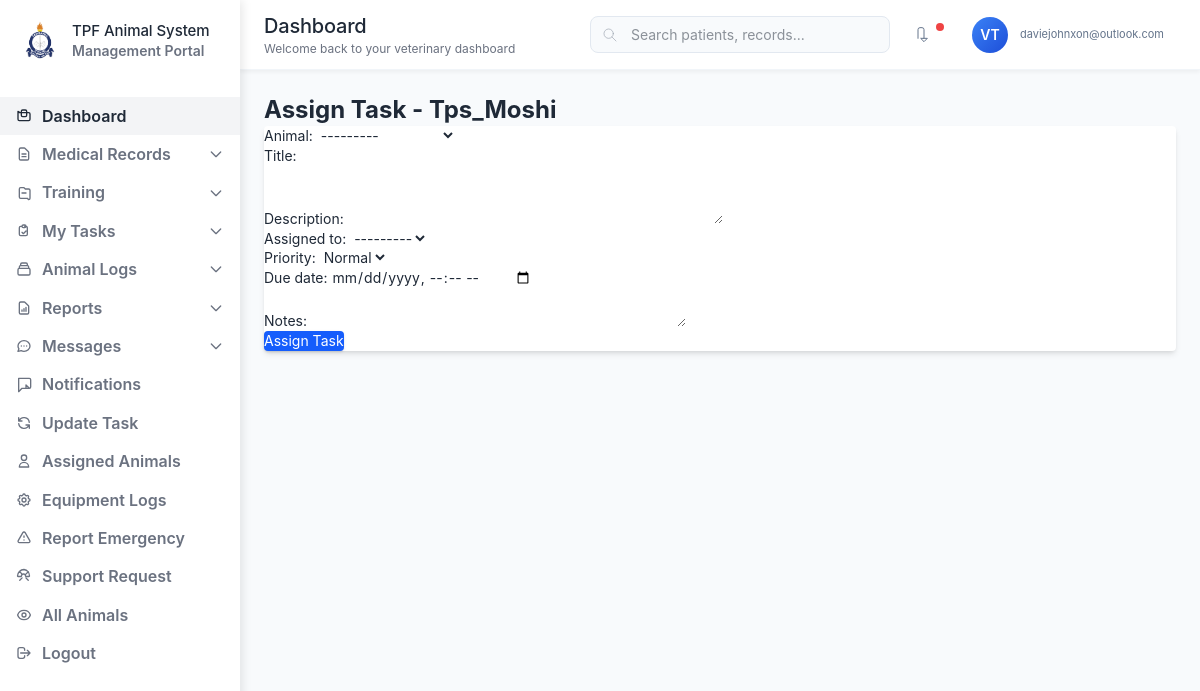
/dashboard/vet/Tps_Moshi/assign-task/ (signed in), run on the app's committed database.
### accounts/models.py (models this page shows)
class CustomUser(AbstractUser):
    email = models.EmailField(unique=True)
    role = models.CharField(max_length=30, choices=ROLES)
    branch = models.ForeignKey('core.Branch', on_delete=models.SET_NULL, null=True, blank=True)
    def __str__(self):
        return self.username

### core/models.py (models this page shows, shortened)
class Branch(models.Model):
    name = models.CharField(max_length=100, unique=True)
    location = models.CharField(max_length=255, blank=True, null=True)
    is_active = models.BooleanField(default=True)

### veterinarian_dashboard/views.py (the view)
# urls.py: path('<str:branch>/assign-task/', assign_task, name='assign_task'),
@login_required
def assign_task(request, branch):
    if not is_authorized_branch(request.user, branch, role='veterinarian'):
        return render(request, 'errors/unauthorized.html', status=403)
    if request.method == 'POST':
        form = VetTaskForm(request.POST, user=request.user)  # Pass only user
        if form.is_valid():
            task = form.save(commit=False)
            task.assigned_by = request.user
            task.branch = request.user.branch  # Set branch automatically
            task.save()
            return redirect('vet_task_list', branch=branch)
    else:
        form = VetTaskForm(user=request.user)  # Pass only user
    return render(request, 'veterinarian_dashboard/assign_task.html', {'form': form, 'branch': branch})

### veterinarian_dashboard/forms.py
class VetTaskForm(forms.ModelForm):
    class Meta:
        model = VetTask
        fields = ['animal', 'title', 'description', 'assigned_to', 'priority', 'due_date', 'notes']
        widgets = {
            'description': forms.Textarea(attrs={'rows': 3}),
            'notes': forms.Textarea(attrs={'rows': 2}),
            'due_date': forms.DateTimeInput(attrs={'type': 'datetime-local'}),
        }
    def __init__(self, *args, **kwargs):
        user = kwargs.pop('user', None)
        super().__init__(*args, **kwargs)
        if user and user.branch:
            self.fields['animal'].queryset = Animal.objects.filter(branch=user.branch)
            self.fields['assigned_to'].queryset = CustomUser.objects.filter(
                branch=user.branch,
                role__in=['user', 'staff', 'veterinarian']
            )

### core/models.py (called while the page is built)
    def __str__(self):
        return f"{self.name} ({self.force_number})"

### veterinarian_dashboard/views.py (called while the page is built)
def is_authorized_branch(user, branch_name, role=None):
    branch_check = user.branch and user.branch.name.lower() == branch_name.lower()
    if role:
        return branch_check and user.role.lower() == role.lower()
    return branch_check

### templates/veterinarian_dashboard/assign_task.html (shortened to what this page needs)
{% extends "veterinarian_dashboard/base_dashboard.html" %}
{% block content %}
<h2 class="text-2xl font-bold mb-4">Assign Task - {{ branch|title }}</h2>
<form method="POST" class="bg-white p-6 shadow-md rounded space-y-4">
    {{ form.as_p }}
    <button type="submit" class="bg-blue-600 text-white px-4 py-2 rounded shadow">Assign Task</button>
</form>
{% endblock %}

### templates/veterinarian_dashboard/base_dashboard.html (shortened to what this page needs)
{% load static %}
<!DOCTYPE html>
<html lang="en">
<head>
  <link href="{% static 'css/dist/styles.css' %}" rel="stylesheet" />
</head>
<body>
<aside id="sidebar" class="sidebar">
  <div class="sidebar-logo flex items-center space-x-3">
    <img src="{% static 'images/tanzania-police-logo.png' %}" alt="Logo" class="w-10 h-10 object-contain" />
    <div>
      <div class="logo-text">TPF Animal System</div>
      <div class="logo-subtitle">Management Portal</div>
    </div>
  </div>
  <nav class="sidebar-nav">
    <a href="{% url 'vet_dashboard' branch=branch %}" class="nav-item {% block dashboard_active %}active{% endblock %}">
      Dashboard
    </a>
    <div class="nav-dropdown">
      <button class="nav-item" onclick="toggleDropdown(this)" aria-expanded="false">
        <svg class="nav-item-icon" fill="none" stroke="currentColor" viewBox="0 0 24 24" aria-hidden="true">
          <path stroke-linecap="round" stroke-linejoin="round" stroke-width="2" d="M9 12h6m-6 4h6m2 5H7a2 2 0 01-2-2V5a2 2 0 012-2h5.586a1 1 0 01.707.293l5.414 5.414a1 1 0 01.293.707V19a2 2 0 01-2 2z"/>
        </svg>
        Medical Records
        <svg class="dropdown-arrow" fill="none" stroke="currentColor" viewBox="0 0 24 24" aria-hidden="true">
          <path stroke-linecap="round" stroke-linejoin="round" stroke-width="2" d="M19 9l-7 7-7-7"/>
        </svg>
      </button>
    </div>
<div class="nav-dropdown">
  <button class="nav-item" onclick="toggleDropdown(this)" aria-expanded="false">
    <svg class="nav-item-icon" fill="none" stroke="currentColor" viewBox="0 0 24 24" aria-hidden="true">
      <path stroke-linecap="round" stroke-linejoin="round" stroke-width="2"
            d="M9 12h6m2 8H7a2 2 0 01-2-2V6a2 2 0 012-2h5l2 2h5a2 2 0 012 2v12a2 2 0 01-2 2z"/>
    </svg>
    Training
    <svg class="dropdown-arrow" fill="none" stroke="currentColor" viewBox="0 0 24 24" aria-hidden="true">
      <path stroke-linecap="round" stroke-linejoin="round" stroke-width="2" d="M19 9l-7 7-7-7"/>
    </svg>
  </button>
</div>
    <div class="nav-dropdown">
      <button class="nav-item" onclick="toggleDropdown(this)" aria-expanded="false">
        My Tasks
        <svg class="dropdown-arrow" fill="none" stroke="currentColor" viewBox="0 0 24 24" aria-hidden="true">
          <path stroke-linecap="round" stroke-linejoin="round" stroke-width="2" d="M19 9l-7 7-7-7"/>
        </svg>
      </button>
    </div>
    <div class="nav-dropdown">
      <button class="nav-item" onclick="toggleDropdown(this)" aria-expanded="false">
        Animal Logs
        <svg class="dropdown-arrow" fill="none" stroke="currentColor" viewBox="0 0 24 24" aria-hidden="true">
          <path stroke-linecap="round" stroke-linejoin="round" stroke-width="2" d="M19 9l-7 7-7-7"/>
        </svg>
      </button>
    </div>
    <div class="nav-dropdown">
      <button class="nav-item" onclick="toggleDropdown(this)" aria-expanded="false">
        <svg class="nav-item-icon" fill="none" stroke="currentColor" viewBox="0 0 24 24" aria-hidden="true">
          <path stroke-linecap="round" stroke-linejoin="round" stroke-width="2" d="M9 17v-2m3 2v-4m3 4v-6m2 10H7a2 2 0 01-2-2V5a2 2 0 012-2h5.586a1 1 0 01.707.293l5.414 5.414a1 1 0 01.293.707V19a2 2 0 01-2 2z"/>
        </svg>
        Reports
        <svg class="dropdown-arrow" fill="none" stroke="currentColor" viewBox="0 0 24 24" aria-hidden="true">
          <path stroke-linecap="round" stroke-linejoin="round" stroke-width="2" d="M19 9l-7 7-7-7"/>
        </svg>
      </button>
    </div>
    <div class="nav-dropdown">
      <button class="nav-item" onclick="toggleDropdown(this)" aria-expanded="false">
        Messages
        <svg class="dropdown-arrow" fill="none" stroke="currentColor" viewBox="0 0 24 24" aria-hidden="true">
          <path stroke-linecap="round" stroke-linejoin="round" stroke-width="2" d="M19 9l-7 7-7-7"/>
        </svg>
      </button>
    </div>
    <a href="{% url 'notifications' branch=branch %}" class="nav-item">
      <svg class="nav-item-icon" fill="none" stroke="currentColor" viewBox="0 0 24 24" aria-hidden="true">
        <path stroke-linecap="round" stroke-linejoin="round" stroke-width="2" d="M15 17h5l-5-5v5zM4 2v20l5-5h11a2 2 0 002-2V4a2 2 0 00-2-2H4z"/>
      </svg>
      Notifications
    </a>
    <a href="{% url 'update_task' branch=branch %}" class="nav-item">
      <svg class="nav-item-icon" fill="none" stroke="currentColor" viewBox="0 0 24 24" aria-hidden="true">
        <path stroke-linecap="round" stroke-linejoin="round" stroke-width="2" d="M4 4v5h.582m15.356 2A8.001 8.001 0 004.582 9m0 0H9m11 11v-5h-.581m0 0a8.003 8.003 0 01-15.357-2m15.357 2H15"/>
      </svg>
      Update Task
    </a>
    <a href="{% url 'animal_list' branch=branch %}" class="nav-item">
      <svg class="nav-item-icon" fill="none" stroke="currentColor" viewBox="0 0 24 24" aria-hidden="true">
        <path stroke-linecap="round" stroke-linejoin="round" stroke-width="2" d="M16 7a4 4 0 11-8 0 4 4 0 018 0zM12 14a7 7 0 00-7 7h14a7 7 0 00-7-7z"/>
      </svg>
      Assigned Animals
    </a>
    <a href="{% url 'equipment_logs' branch=branch %}" class="nav-item">
      Equipment Logs
    </a>
    <a href="{% url 'report_emergency' branch=branch %}" class="nav-item">
      <svg class="nav-item-icon" fill="none" stroke="currentColor" viewBox="0 0 24 24" aria-hidden="true">
        <path stroke-linecap="round" stroke-linejoin="round" stroke-width="2" d="M12 9v2m0 4h.01m-6.938 4h13.856c1.54 0 2.502-1.667 1.732-3L13.732 4c-.77-1.333-2.694-1.333-3.464 0L3.34 16c-.77 1.333.192 3 1.732 3z"/>
      </svg>
      Report Emergency
    </a>
    <a href="{% url 'support_request' branch=branch %}" class="nav-item">
      Support Request
    </a>
    <a href="{% url 'animal_list' branch=branch %}" class="nav-item">
      All Animals
    </a>
    <a href="{% url 'logout' %}" class="nav-item nav-item-logout">
      <svg class="nav-item-icon" fill="none" stroke="currentColor" viewBox="0 0 24 24" aria-hidden="true">
        <path stroke-linecap="round" stroke-linejoin="round" stroke-width="2" d="M17 16l4-4m0 0l-4-4m4 4H7m6 4v1a3 3 0 01-3 3H6a3 3 0 01-3-3V7a3 3 0 013-3h4a3 3 0 013 3v1"/>
      </svg>
      Logout
    </a>
  </nav>
</aside>
  <main class="main-content">
    <header class="top-header">
      <div class="header-left">
        <div>
          <h1 class="page-title">{% block page_header %}Dashboard{% endblock %}</h1>
          <p class="page-subtitle">{% block page_subtitle %}Welcome back to your veterinary dashboard{% endblock %}</p>
        </div>
      </div>
      <div class="header-right">
        <div class="search-box">
          <svg class="search-icon" fill="none" stroke="currentColor" viewBox="0 0 24 24" aria-hidden="true">
            <path stroke-linecap="round" stroke-linejoin="round" d="M21 21l-6-6m2-5a7 7 0 11-14 0 7 7 0 0114 0z"/>
          </svg>
          <input type="text" class="search-input" placeholder="Search patients, records..." />
        </div>
        <div class="header-actions">
          <button class="header-btn" aria-label="Notifications">
            <svg class="nav-item-icon" fill="none" stroke="currentColor" viewBox="0 0 24 24" aria-hidden="true">
              <path stroke-linecap="round" stroke-linejoin="round" d="M15 17h5l-5 5-5-5h5v-13a3 3 0 00-3-3H9a3 3 0 00-3 3v13"/>
            </svg>
            <span class="notification-badge"></span>
          </button>
          <div class="user-profile" aria-label="User profile">
            <div class="user-avatar">
              {{ request.user.first_name.0|default:'V' }}{{ request.user.last_name.0|default:'T' }}
            </div>
            <div class="user-info">
              <div class="user-email">{{ request.user.email }}</div>
            </div>
          </div>
        </div>
      </div>
    </header>
    <section class="content-area">
      {% block content %}{% endblock %}
    </section>
  </main>
</body>
</html>

### templates/veterinarian_dashboard/base_dashboard.html (style rules this page uses)
* { margin: 0; padding: 0; box-sizing: border-box; }
body { font-family: -apple-system, BlinkMacSystemFont, 'Inter', 'Segoe UI', Roboto, sans-serif; background: #f8fafc; color: #1f2937; font-size: 14px; line-height: 1.4; -webkit-font-smoothing: antialiased; -moz-osx-font-smoothing: grayscale; }
.sidebar { width: 240px; background: #fff; height: 100vh; position: fixed; left: 0; top: 0; z-index: 1000; overflow-y: auto; transition: transform .3s ease; box-shadow: 2px 0 10px rgba(0, 0, 0, 0.1); }
.sidebar-logo { padding: 20px; display: flex; align-items: center; gap: 12px; }
.logo-text { font-size: 15px; font-weight: 500; color: #1f2937; letter-spacing: -0.005em; }
.logo-subtitle { font-size: 14px; color: #6b7280; font-weight: 600; letter-spacing: 0; }
.sidebar-nav { padding: 16px 0; }
.nav-item { display: flex; align-items: center; padding: 8px 16px; color: #6b7280; text-decoration: none; transition: all .2s ease; width: 100%; background: none; border: none; cursor: pointer; font-size: 16px; font-weight: 600; letter-spacing: 0; }
.nav-item.active { background: #f3f4f6; color: #1f2937; border-right: none; }
.nav-item-icon { width: 16px; height: 16px; margin-right: 10px; stroke-width: 1.5; }
.nav-dropdown { position: relative; }
.dropdown-arrow { width: 16px; height: 16px; margin-left: auto; transition: transform .2s ease; }
.main-content { margin-left: 240px; min-height: 100vh; background: #f8fafc; }
.top-header { background: #fff; border-bottom: 1px solid #f1f5f9; padding: 0 24px; height: 70px; display: flex; align-items: center; justify-content: space-between; position: sticky; top: 0; z-index: 100; box-shadow: 0 2px 4px rgba(0, 0, 0, 0.05); }
.header-left { display: flex; align-items: center; gap: 16px; }
.page-title { font-size: 20px; font-weight: 500; color: #1f2937; letter-spacing: -0.01em; }
.page-subtitle { font-size: 12px; color: #6b7280; margin-top: 1px; font-weight: 400; letter-spacing: 0; }
.header-right { display: flex; align-items: center; gap: 16px; }
.search-box { position: relative; display: flex; align-items: center; }
.search-input { width: 300px; padding: 8px 12px 8px 40px; border: 1px solid #e2e8f0; border-radius: 8px; font-size: 14px; background: #f8fafc; transition: all .2s ease; }
.search-icon { position: absolute; left: 12px; width: 16px; height: 16px; color: #9ca3af; }
.header-actions { display: flex; align-items: center; gap: 12px; }
.header-btn { background: none; border: none; padding: 8px; border-radius: 8px; cursor: pointer; color: #64748b; position: relative; transition: all .2s; }
.notification-badge { position: absolute; top: 4px; right: 4px; width: 8px; height: 8px; background: #ef4444; border-radius: 50%; }
.user-profile { display: flex; align-items: center; gap: 12px; padding: 8px 12px; border-radius: 8px; cursor: pointer; transition: all .2s ease; }
.user-avatar { width: 36px; height: 36px; border-radius: 50%; background: linear-gradient(135deg, #3b82f6, #1d4ed8); display: flex; align-items: center; justify-content: center; color: #fff; font-weight: 600; font-size: 14px; }
.user-info { display: flex; flex-direction: column; }
.user-email { font-size: 11px; color: #64748b; font-weight: 400; }
.content-area { padding: 24px; }

### data on the page
CustomUser: user.first_name.0 "V", user.last_name.0 "T", user.email "daviejohnxon@outlook.com"
Branch: name "Tps_Moshi"
